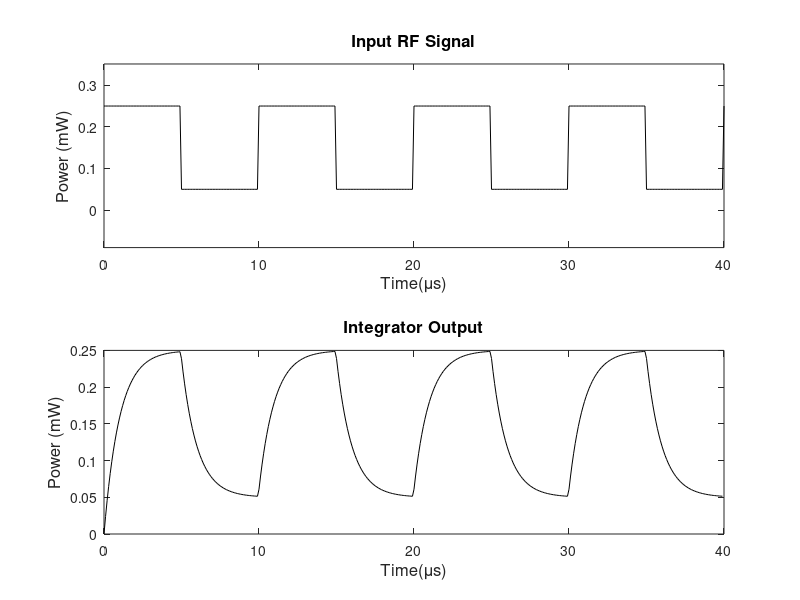

Write the MATLAB code that produced this figure.
clear
clc
close all
%set sample time and signal frequency
t = (0:0.1:40); %microsecond
f = 0.1; %MHz

%define variable parameters%

RF_signal_amplitude=0.1; % g=gain, t=time constant, c=DC offset
RF_signal_offset=0.15; % applied to signal after integrator,
g1=1; % controlled by SOA current
t1=1; % microsecond (given by loop length)
%input RF signal
RF_in = RF_signal_amplitude*square(2*pi*f*t) + RF_signal_offset;
%setup integrator and output signal arrangement
int1_out = zeros(size(t));
%integrator transfer function
f1=1/t1;
n1=g1;
d1=[1 f1];
[A,B,C,D] = tf2ss(n1,d1);
syst_ss1=ss(A,B,C,D);

%simulate ADC system%
for i=1:length(t)-1
 %signal through integrator
 [z1] = lsim(syst_ss1,RF_in,t);
 

 %save data point
 int1_out(i) = z1(i);

end
%%%%%%PLOTTING%

subplot(2,1,1); plot(t,RF_in,'k')
title ('Input RF Signal','Fontsize',12)
xlabel('Time(\mus)','Fontsize',12)
ylabel('Power (mW)','Fontsize',12)
xlim([0 40])
ylim([-0.09 0.351])
subplot(2,1,2); plot(t(1:end-1), int1_out(1:end-1), 'k')
title('Integrator Output','Fontsize',12)
xlabel('Time(\mus)','Fontsize',12)
ylabel('Power (mW)','Fontsize',12)
xlim([0 40])